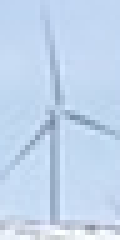
#> input picture patch.png, 24 x 48 px, found by its file name (shown 5 times larger)
$ python Final_code_Exercise1.py
#> lines starting #> are read from the running program, lines starting #| are printed output that depends on the picture
"""
Importing necessary packages
"""

import numpy as np
from PIL import Image
import matplotlib.pyplot as plt
from scipy.signal import convolve2d
import cv2

"""""""""""""""""""""""""""""""""""""""""""""""""""""""""""""""""""""""""""""""""""""""""
Exercise 1a
"""""""""""""""""""""""""""""""""""""""""""""""""""""""""""""""""""""""""""""""""""""""""
PATH_PATCH = 'C:\\Users\\tormh\\OneDrive\\Skrivebord\\Jobb\\Tor\\Codes\\Codes\\KODER_IMAGE_PROCESSING\\Oblig2\\patch.png'
PATH_WINDMILL1 = 'C:\\Users\\tormh\\OneDrive\\Skrivebord\\Jobb\\Tor\\Codes\\Codes\\KODER_IMAGE_PROCESSING\\Oblig2\\windmills1.png'
PATH_WINDMILL2 = 'C:\\Users\\tormh\\OneDrive\\Skrivebord\\Jobb\\Tor\\Codes\\Codes\\KODER_IMAGE_PROCESSING\\Oblig2\\windmills2.png'
"""
Saving image and turning it into an array
"""
patch_image = Image.open(PATH_PATCH)
#> patch_image is the input picture: PIL image 24x48 RGBA; mean R, G, B, A 193.4, 213.3, 237.1, 255

patch = np.array(patch_image)/255

"""
Splitting image array into its R,G,B,A components and normalizing them
"""
R = patch[:,:,0]
G = patch[:,:,1]
B = patch[:,:,2]
A = patch[:,:,3]
#> A: shape (48, 24) float64; every value is 1

"""
Creating a function that calculates the magnitude of gradients and theta
"""
def gradients(comp):
    """
    Creating arrays that calculate the derivative in x-direction and y-direction
    """
    der_x = np.array([[1, 0, -1], [2, 0,-2], [1, 0, -1]])
    der_y = np.array([[1, 2, 1], [0, 0, 0], [-1, -2, -1]])

    """
    Convolving the derivative arrays with each component of the image
    """
    G_x = convolve2d(comp, der_x,  mode = 'same', boundary = 'symm')

    G_y = convolve2d(comp, der_y,  mode = 'same', boundary = 'symm')

    """
    Using the pythagoran theorem to calculate the magnitude of the derivatives
    and the arctan of the ratio between the sides to calculate the angle
    """
    G = np.sqrt(G_x**2 + G_y**2)

    theta = np.mod(np.arctan2(G_y,G_x)*180/np.pi, 180)

    return G, theta, G_x, G_y

"""
Calculating the gradients for the R,G,B components of the image
"""
R_g = gradients(R)[0]
G_g = gradients(G)[0]
B_g = gradients(B)[0]

R_gx = gradients(R)[2]
G_gx = gradients(G)[2]
B_gx = gradients(B)[2]

R_gy = gradients(R)[3]
G_gy = gradients(G)[3]
B_gy = gradients(B)[3]

"""
Creating a function that finds what gradient has the highest value
out of the R,G,B gradients
"""

def max_grad(R_g,G_g,B_g):
    """
    Saving the shape of the gradient arrays
    """
    M,N = R_g.shape

    """
    Creating an empty array with the same shape
    as the gradient arrays
    """
    max_grad = np.array([M,N])

    """
    Comparing each pixel in the gradient arrays for in the R,G,B component
    and saving the pixel with the highest value to the empty array created
    earlier
    """
    T = np.maximum(R_g, G_g)
    max_grad = np.maximum(T, B_g)

    return max_grad

"""
Calculating max gradient magnitude and direction and max gradients in
x-direction and y-direction
"""

Max_gradient_magnitude = max_grad(R_g,G_g,B_g)
gradient_direction = gradients(Max_gradient_magnitude)[1]
#> in gradients (call 10), `G = np.sqrt(G_x**2 + G_y**2)`:
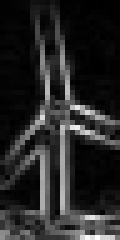
#> G: shape (48, 24) float64 (shown 5 times larger); min 0.00224, max 4.36, mean 0.672; drawn with min black and max white
#> in gradients (call 10), `theta = np.mod(np.arctan2(G_y,G_x)*180/np.pi, 180)`:
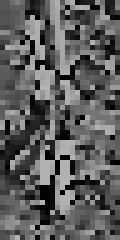
#> theta: shape (48, 24) float64 (shown 5 times larger); min 0.127, max 180, mean 93.1
Max_gradientx_magnitude = max_grad(R_gx,G_gx, B_gx)
Max_gradienty_magnitude = max_grad(R_gy,G_gy, B_gy)


"""
Plotting the separate derivatives
"""
plt.subplot(121)
plt.imshow(Max_gradientx_magnitude, cmap = 'gray')
plt.title("Gradient in x direction")
plt.axis('off')
plt.subplot(122)
plt.imshow(Max_gradienty_magnitude, cmap = 'gray')
plt.title("Gradient in y direction")
plt.axis('off')
plt.show()

"""
Plotting the original gradient magnitude and direction
"""
plt.subplot(121)
plt.imshow(Max_gradient_magnitude, cmap = 'gray')
plt.title("Gradient magnitude")
plt.axis('off')
plt.subplot(122)
plt.imshow(gradient_direction, cmap = 'gray')
plt.title("Gradient direction")
plt.axis('off')
plt.show()

"""
Creating a function that separates the image into bins, by itterating a mask
through the image, the function then calculates the maximum gradient and direction
for each pixel inn the bin. With the image itself as input.
"""

def bins(image):
    """
    splitting the image into its colour components
    """
    R = image[:,:,0]
    G = image[:,:,1]
    B = image[:,:,2]

    """
    Saving the shape of the image
    """
    M,N = R.shape

    """
    Setting a step size for the mask
    """
    x_lim = 8
    y_lim = 8

    """
    Creating empty list that will hold the gradients for the colour components
    """
    R_grad = []
    G_grad = []
    B_grad = []

    """
    Itterating through the 2d array
    """
    for i in range(0, M, x_lim):
        for j in range(0, N, y_lim):

            """
            masking the colour components (creating the 8x8 cells)
            """
            r_g = gradients(R[i:i + x_lim, j:j + y_lim])[0]
            g_g = gradients(G[i:i + x_lim, j:j + y_lim])[0]
            b_g = gradients(B[i:i + x_lim, j:j + y_lim])[0]

            """
            Appending the masks to the empty lists
            """
            R_grad.append(r_g)
            G_grad.append(g_g)
            B_grad.append(b_g)
#> after the loop, B_grad = 18 items; G_grad = 18 items; R_grad = 18 items

    """
    Creating two more empty lists that will hold the matricies with
    the calculated maximum gradients and their directions
    """
    maximum_grad = []
#> maximum_grad = []
    angles = []

    """
    Itterating through the list that contains the 8x8 cells
    """
    for i in range(len(R_grad)):

        """
        Calculating the maximum gradients by using
        the max_grad function created earlier
        """

        maximum_gradient = max_grad(R_grad[i], G_grad[i], B_grad[i])
        maximum_grad.append(maximum_gradient)
#> this loop made 18 passes
#> after the loop, maximum_grad = 18 items

    """
    Doing the same as above but instead of calculating the
    maximum gradient, the direction is calculated
    """
    for i in range(len(R_grad)):
        angle = gradients(maximum_grad[i])[1]
        angles.append(angle)
#> after the loop, angles = 18 items

    """
    Returning the lists that contain the bins with their
    maximum gradient and direction values
    """
    return maximum_grad, angles

"""
Calculating the maximum grad and direction for every bin
"""
maximum_gradient, angles = bins(patch)
#> maximum_gradient = 18 items; angles = 18 items


"""
Creating a function that calculates the histogram of gradients
"""
def HOG(gradients, angles, bin_number):

    """
    Creating an empty list
    """
#> called with bin_number = 9
    bins = []

    """
    Itterating through the lists that contains the max_grad and
    direction matricies
    """
    for i in range(len(gradients)):
        """
        Saving each bin that contain the max_grad and direction
        values
        """
        x = gradients[i]
        y = angles[i]
        """
        Saving shape of the matricies
        """
        M, N = x.shape

        """
        Creating the bin width constant and a zero array that
        represent the bin centers
        """
        W = 180/bin_number
        Bin = np.zeros(bin_number)

        """
        Iterating through the matracies
        """
        for j in range(M):
            for k in range(N):
                """
                Saving the gradient value and direction of each pixel
                """
                grad_val = x[j,k]
                angle_val = y[j,k]

                """
                Calculating the first index the bin will have
                """
                first_bin_index = int(np.floor(angle_val/W))

                """
                Calculating the second index the bin will have while
                considering the 180 degree wrapping
                """
                second_bin_index = 0

                if first_bin_index >= bin_number -1:
                    second_bin_index = 0
                else:
                    second_bin_index = first_bin_index +1

                """
                Calculating the wheight value for each index
                """
                first_bin_value_percent = 1 - (angle_val - (W*first_bin_index))/20
                second_bin_value_percent = 1 - first_bin_value_percent

                """
                Assigning the wighted value to the corresponding
                indicies in the histogram
                """
                Bin[first_bin_index] += grad_val*first_bin_value_percent
                Bin[second_bin_index] += grad_val*second_bin_value_percent

        """
        Appending the Histogram to the empty list and
        resetting the histogram values for the next bin
        """
        bins.append(Bin)
#> after the loop, bins = 18 items
    """
    Returning the list that contains the HOG of all the bins
    """
    return bins

"""
Calculating the histogram of gradients for the patch image
"""
f = HOG(maximum_gradient, angles, 9)
#> f = 18 items

"""
Turning the list of HOGs into an flattened array
"""
r = np.array(f).flatten()
#> r = 162 values, max 15.99 at index 117, min 0.0114 at index 119, mean 1.43

"""
Plotting the flattened array
"""
plt.plot(r/np.linalg.norm(r+0.0001))
plt.title("Feature vector exerise 1a")
plt.show()
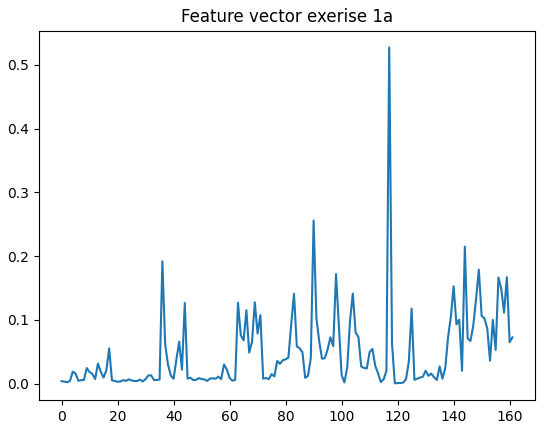
#> figure drawn by matplotlib, 1 panel; curve peaks at x = 117, y = 0.527

"""""""""""""""""""""""""""""""""""""""""""""""""""""""""""""""""""""""""""""""""""""""""
Exercise 1b
"""""""""""""""""""""""""""""""""""""""""""""""""""""""""""""""""""""""""""""""""""""""""
# Open images
patch = cv2.imread(PATH_PATCH,1)
#> patch: shape (48, 24, 3)
img1 = cv2.imread(PATH_WINDMILL1,1)
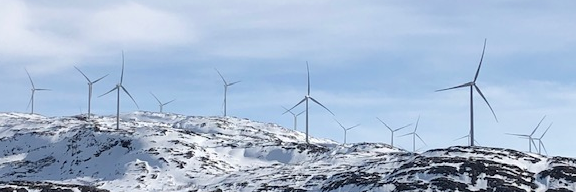
#> input picture windmills1.png, 576 x 192 px, found by its file name
#> img1 is the input picture: shape (192, 576, 3); mean B, G, R 208.6, 183.9, 165
img2 = cv2.imread(PATH_WINDMILL2,1)
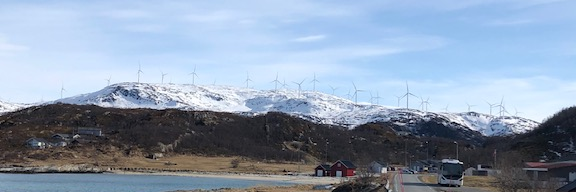
#> input picture windmills2.png, 576 x 192 px, found by its file name
#> img2 is the input picture: shape (192, 576, 3); mean B, G, R 175.2, 155, 139.3

# Create HOG model for patch image
cellSize = (8,8)
cellsPerBlock = (3,6)
blockSize = (24,48)
winSize = (patch.shape[1],patch.shape[0])
blockStride = (1,1)
nBins = 9
hog = cv2.HOGDescriptor(winSize, blockSize, blockStride, cellSize, nBins)
# Compute HOG descriptor for patch
fVector = hog.compute(patch)
#> fVector = 162 values, max 0.234 at index 29, min 0.000491 at index 115, mean 0.0427

def HOG_features(img, threshould_value):
    # Padding of windmill image
#> called with threshould_value = 0.41
    vPad = 24 # vertical padding
    hPad = 12 # horisontal padding
    padImg = cv2.copyMakeBorder(img, vPad, vPad, hPad, hPad, cv2.BORDER_REPLICATE)
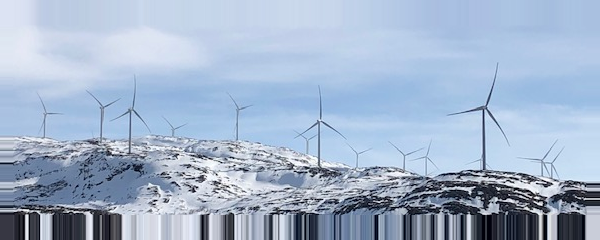
#> padImg: shape (240, 600, 3); mean B, G, R 203.1, 179.4, 161.9
    # Create HOG model for windmill image
    winSize = (padImg.shape[1], padImg.shape[0])
    hog = cv2.HOGDescriptor(winSize, blockSize, blockStride, cellSize, nBins)
    # Compute HOG descriptors for windmill image
    winStride = (1,1)
    nFeatures = cellsPerBlock[0] * cellsPerBlock[1] * nBins
    fVectors = hog.compute(padImg, winStride).reshape(padImg.shape[1]-blockSize[0]+1,
    padImg.shape[0]-blockSize[1]+1,
    nFeatures).transpose((1,0,2))


    f_t = fVector
#> f_t has the same summary as fVector outside HOG_features
    f_ij = fVectors

    r,t,y = f_ij.shape
    p = np.dot(f_ij, f_t).reshape(r,t)
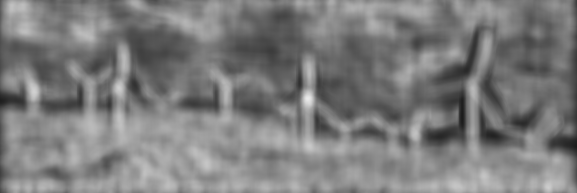
#> p: shape (193, 577) float32; min 0.11, max 0.919, mean 0.49


    M,N = p.shape
    p_t = np.copy(p)
    for i in range(M):
        for j in range(N):
            if p_t[i,j] <= threshould_value:
                p_t[i,j] = 0
            else:
                p_t[i,j] = p_t[i,j]
#> (the rest of the program and of its run is left out)
